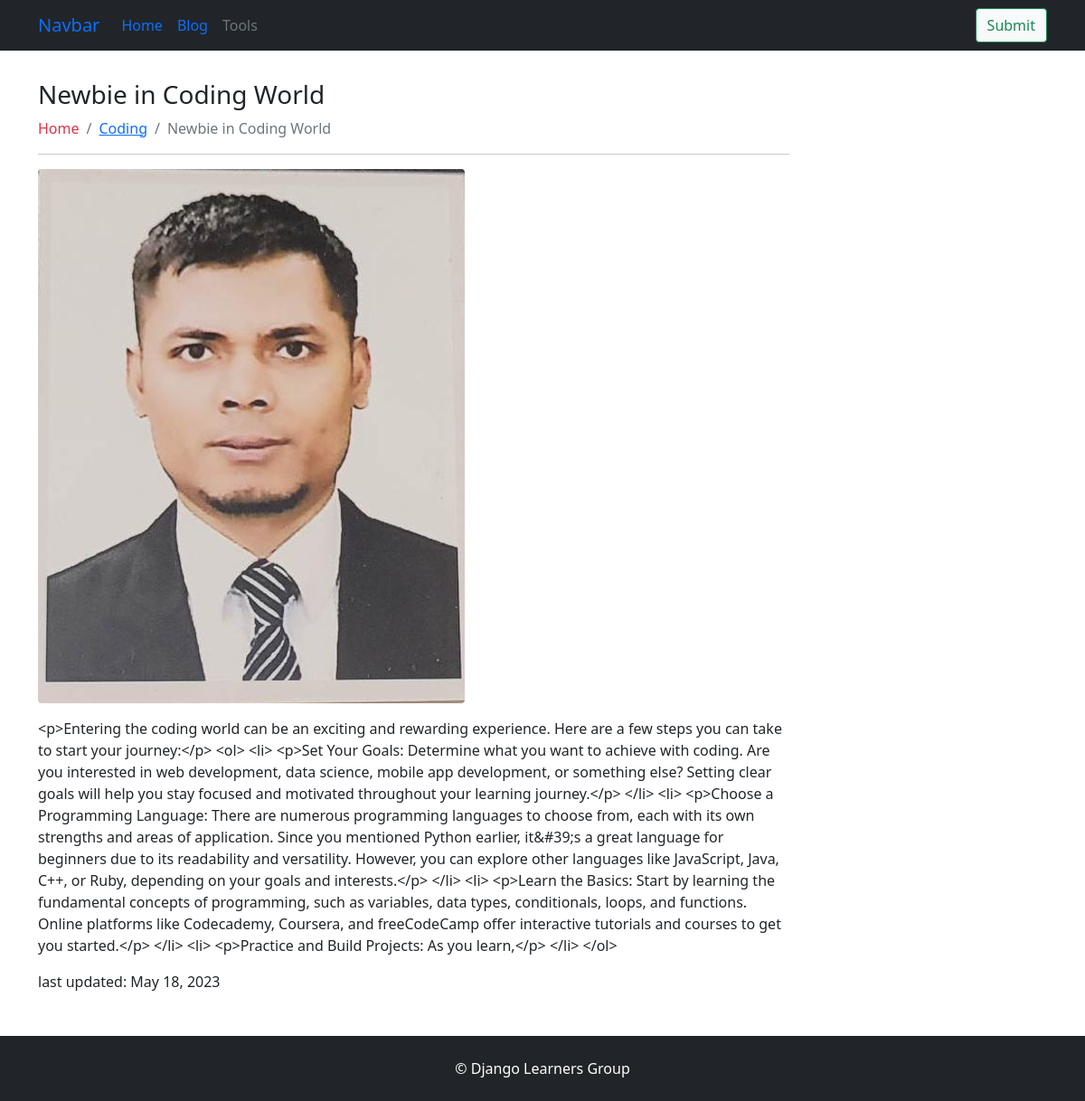
Screenshot of /newbie-in-coding-world with the database file from the repository.
### blog/models.py (models this page shows, shortened)
class BlogPost(models.Model):
    STATUS =[
        ('draft','Draft'),
        ('published','Publish')
    ]
    title = models.CharField(max_length=200)
    featured =models.ImageField(upload_to='blogs/',blank=True,null=True)
    slug = models.SlugField(unique=True, blank=True,null=True)
    content = RichTextUploadingField(blank=False, null=False)
    created = models.DateTimeField(auto_now_add=True)
    updated = models.DateField(auto_now=True)
    category = models.ForeignKey(Category, on_delete=models.CASCADE)
    status= models.CharField(max_length=10,choices=STATUS,default='draft')
    meta_title = models.CharField(max_length=200,blank=True,null=True)
    meta_description = models.TextField(blank=True,null=True)
    class Meta:
            verbose_name_plural = "All Posts"

class Category(models.Model):
    title = models.CharField(max_length=200)
    slug = models.SlugField(unique=True, blank=True,null=True)
    class Meta:
        verbose_name_plural = "Categories"

### blog/views.py (the view)
# urls.py: path('<slug:slug>', views.single_post, name='single_post'),
def single_post(request, slug):
    post = get_object_or_404(BlogPost, slug=slug)
    template_name ='Blog/single.html'
    context = {'post':post}
    return render(request,template_name,context)

### templates/Blog/single.html (shortened to what this page needs)
{% extends 'base.html' %}
{% block content %}
<div class="container py-3">
    <div class="row my-3">
        <div class="col-md-9">
            <h1 class="h3">{{post.title}}</h1>
            <nav aria-label="breadcrumb">
              <ol class="breadcrumb">
                <li class="breadcrumb-item"><a class="text-decoration-none text-danger" href="{% url 'home' %}">Home</a></li>
                <li class="breadcrumb-item"><a href="#">{{post.category.title}}</a></li>
                <li class="breadcrumb-item active" aria-current="page">{{post.title}}</li>
              </ol>
            </nav>
            <hr>
            <img src="{{ post.featured.url }}" class="rounded featured-image-list" alt="{{post.title}}">
            <div class="my-3">
                {{post.content}}
            </div>
             last updated: {{post.updated}}
        </div>
        <div class="col-md-3">
        </div>
    </div>
</div>
{% endblock content %}

### rows the page displays
BlogPost: title "Newbie in Coding World", category "Coding", featured (picture), content "<p>Entering the coding world can be an exciting and rewarding experience. Here are a few steps you can take to start your journey:</p> <ol> <li> <p>Set Your Goals: Determine what you want to achieve with coding. Are you interested in web development, data science, mobile app development, or something else? Setting clear goals will help you stay focused and motivated throughout your learning journey.</p> </li> <li> <p>Choose a Programming Language: There are numerous programming languages to choose from, each with its own strengths and areas of application. Since you mentioned Python earlier, it&#39;s a great language for beginners due to its readability and versatility. However, you can…", updated "May 18, 2023"
